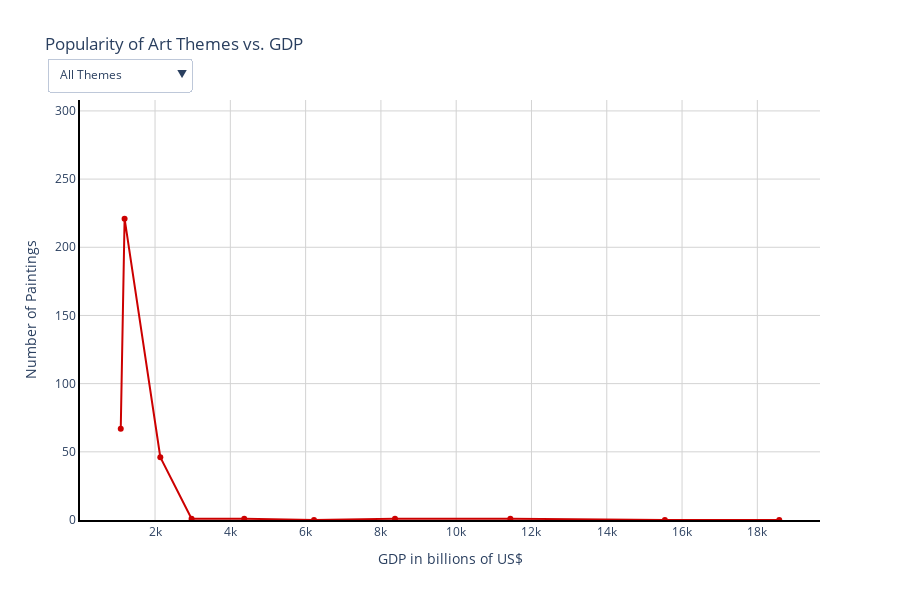

The notebook cell this image was saved under:
### Markdown cell above
The interactive graph is shown below

### Code cell
art_themes = art_themes_list
GDP_by_decade = GDP_list
paintings_data = array_ordered

# Function to generate high-contrast colors
def generate_colors(n):
    colors = []
    for i in range(n):
        hue = (i * 137.5) % 360  # Spread colors around the HSL wheel
        rgb = colorsys.hls_to_rgb(hue / 360, 0.4, 1.0)  # Ensure mid-brightness
        hex_color = "#{:02x}{:02x}{:02x}".format(
            int(rgb[0] * 255), int(rgb[1] * 255), int(rgb[2] * 255)
        )
        colors.append(hex_color)
    return colors

# Generate a color list with good contrast
colors = generate_colors(len(art_themes))

# Calculate the average effect of GDP on paintings
average_paintings = np.mean(paintings_data, axis=1)

# Initialize figure
fig = go.Figure()

# Add traces for each art theme
for i, theme in enumerate(art_themes):
    fig.add_trace(
        go.Scatter(
            x=GDP_by_decade,
            y=paintings_data[:, i],
            name=theme,
            visible=(i == 0),
            line=dict(color=colors[i])
        )
    )

# Add a trace for the average effect (initially hidden)
fig.add_trace(
    go.Scatter(
        x=GDP_by_decade,
        y=average_paintings,
        name="Average Effect",
        visible=False,  # Initially hidden
        line=dict(color="black", width=3, dash="dashdot")  # Black dashed line
    )
)

# Create dropdown menu options
dropdown_options = [
    {
        "label": "All Themes",
        "method": "update",
        "args": [
            {"visible": [True] * len(art_themes) + [False]},  # Show all themes, hide average
            {"title": "Popularity of All Art Themes vs. GDP"}
        ]
    },
    {
        "label": "Average Effect",
        "method": "update",
        "args": [
            {"visible": [False] * len(art_themes) + [True]},  # Hide all themes, show average
            {"title": "Average Effect of GDP on Number of Paintings"}
        ]
    }
]

# Add individual theme options
dropdown_options.extend([
    {
        "label": theme,
        "method": "update",
        "args": [
            {"visible": [j == i for j in range(len(art_themes))] + [False]},  # Show only selected theme, hide average
            {"title": f"Popularity of {theme} vs. GDP"}
        ]
    }
    for i, theme in enumerate(art_themes)
])

# Apply layout fixes (White background, black y-axis, dark gray x-axis)
fig.update_layout(
    width=900, 
    height=600, 
    paper_bgcolor="rgba(0,0,0,0)",  
    plot_bgcolor="rgba(0,0,0,0)",
    xaxis=dict(
        showgrid=True,
        gridcolor="lightgray",
        showline=True,
        linecolor="black",
        linewidth=2,
    ),
    yaxis=dict(
        showgrid=True,
        gridcolor="lightgray",
        showline=True, 
        linecolor="black",  
        linewidth=2, 
        range=[0, np.max(paintings_data)],
    ),
    updatemenus=[
        {
            "buttons": dropdown_options,
            "direction": "down",
            "showactive": True,
            "x": 0.15,  
            "y": 1.1
        }
    ],
    title="Popularity of Art Themes vs. GDP",
    xaxis_title="GDP in billions of US$",
    yaxis_title="Number of Paintings",
)

# Display the figure
fig.show()

# Save as an interactive HTML file
pio.write_html(fig, "../../website/figures/interactive_plot.html")

### Figure 1 — Plotly figure (JSON) as saved in the notebook; plotly's stock layout.template omitted (floating-point values rounded to 4 significant figures)
{"data": [{"line": {"color": "#cc0000"}, "name": "Animals", "type": "scatter", "visible": true, "x": [1089, 1191, 2140, 2970, 4369, 6223, 8374, 11439, 15544, 18582], "y": [67, 221, 46, 1, 1, 0, 1, 1, 0, 0]}, {"line": {"color": "#00cc3b"}, "name": "Architecture", "type": "scatter", "visible": false, "x": [1089, 1191, 2140, 2970, 4369, 6223, 8374, 11439, 15544, 18582], "y": [156, 308, 85, 8, 1, 4, 0, 2, 2, 0]}, {"line": {"color": "#7600cc"}, "name": "Botanical study", "type": "scatter", "visible": false, "x": [1089, 1191, 2140, 2970, 4369, 6223, 8374, 11439, 15544, 18582], "y": [152, 269, 17, 0, 0, 0, 0, 0, 0, 0]}, {"line": {"color": "#ccb200"}, "name": "Cityscapes", "type": "scatter", "visible": false, "x": [1089, 1191, 2140, 2970, 4369, 6223, 8374, 11439, 15544, 18582], "y": [52, 135, 29, 0, 0, 2, 0, 0, 0, 0]}, {"line": {"color": "#00a9cc"}, "name": "Clothing and dress", "type": "scatter", "visible": false, "x": [1089, 1191, 2140, 2970, 4369, 6223, 8374, 11439, 15544, 18582], "y": [33, 68, 28, 1, 1, 0, 5, 0, 1, 0]}, {"line": {"color": "#cc006e"}, "name": "Domestic", "type": "scatter", "visible": false, "x": [1089, 1191, 2140, 2970, 4369, 6223, 8374, 11439, 15544, 18582], "y": [42, 82, 42, 5, 1, 0, 0, 2, 0, 0]}, {"line": {"color": "#32cc00"}, "name": "Dress accessories", "type": "scatter", "visible": false, "x": [1089, 1191, 2140, 2970, 4369, 6223, 8374, 11439, 15544, 18582], "y": [32, 59, 14, 0, 2, 1, 5, 0, 1, 0]}, {"line": {"color": "#0800cc"}, "name": "Figure female", "type": "scatter", "visible": false, "x": [1089, 1191, 2140, 2970, 4369, 6223, 8374, 11439, 15544, 18582], "y": [73, 100, 28, 0, 0, 0, 0, 0, 0, 0]}, {"line": {"color": "#cc4400"}, "name": "Figure group", "type": "scatter", "visible": false, "x": [1089, 1191, 2140, 2970, 4369, 6223, 8374, 11439, 15544, 18582], "y": [108, 200, 72, 4, 4, 2, 0, 0, 2, 0]}, {"line": {"color": "#00cc7f"}, "name": "Figure male", "type": "scatter", "visible": false, "x": [1089, 1191, 2140, 2970, 4369, 6223, 8374, 11439, 15544, 18582], "y": [39, 68, 82, 1, 2, 0, 1, 0, 1, 0]}, {"line": {"color": "#ba00cc"}, "name": "Horses", "type": "scatter", "visible": false, "x": [1089, 1191, 2140, 2970, 4369, 6223, 8374, 11439, 15544, 18582], "y": [18, 74, 13, 0, 0, 0, 0, 0, 0, 0]}, {"line": {"color": "#a1cc00"}, "name": "Landscapes", "type": "scatter", "visible": false, "x": [1089, 1191, 2140, 2970, 4369, 6223, 8374, 11439, 15544, 18582], "y": [200, 305, 93, 5, 3, 2, 0, 1, 1, 0]}, {"line": {"color": "#0065cc"}, "name": "Men", "type": "scatter", "visible": false, "x": [1089, 1191, 2140, 2970, 4369, 6223, 8374, 11439, 15544, 18582], "y": [62, 157, 29, 2, 4, 0, 20, 0, 3, 0]}, {"line": {"color": "#cc002a"}, "name": "Mountains", "type": "scatter", "visible": false, "x": [1089, 1191, 2140, 2970, 4369, 6223, 8374, 11439, 15544, 18582], "y": [26, 55, 13, 1, 0, 0, 0, 0, 1, 0]}, {"line": {"color": "#00cc11"}, "name": "Nudity", "type": "scatter", "visible": false, "x": [1089, 1191, 2140, 2970, 4369, 6223, 8374, 11439, 15544, 18582], "y": [43, 80, 7, 0, 0, 0, 0, 0, 0, 0]}, {"line": {"color": "#4c00cc"}, "name": "Occupations", "type": "scatter", "visible": false, "x": [1089, 1191, 2140, 2970, 4369, 6223, 8374, 11439, 15544, 18582], "y": [69, 138, 82, 2, 2, 1, 1, 1, 0, 0]}, {"line": {"color": "#cc8800"}, "name": "Portraits", "type": "scatter", "visible": false, "x": [1089, 1191, 2140, 2970, 4369, 6223, 8374, 11439, 15544, 18582], "y": [88, 169, 23, 4, 4, 1, 31, 0, 3, 1]}, {"line": {"color": "#00ccc3"}, "name": "Religion", "type": "scatter", "visible": false, "x": [1089, 1191, 2140, 2970, 4369, 6223, 8374, 11439, 15544, 18582], "y": [40, 76, 14, 3, 0, 0, 0, 0, 0, 1]}, {"line": {"color": "#cc0098"}, "name": "Trees", "type": "scatter", "visible": false, "x": [1089, 1191, 2140, 2970, 4369, 6223, 8374, 11439, 15544, 18582], "y": [34, 65, 9, 1, 0, 0, 0, 0, 0, 0]}, {"line": {"color": "#5dcc00"}, "name": "Women", "type": "scatter", "visible": false, "x": [1089, 1191, 2140, 2970, 4369, 6223, 8374, 11439, 15544, 18582], "y": [47, 66, 16, 2, 0, 2, 14, 0, 0, 0]}, {"line": {"color": "black", "dash": "dashdot", "width": 3}, "name": "Average Effect", "type": "scatter", "visible": false, "x": [1089, 1191, 2140, 2970, 4369, 6223, 8374, 11439, 15544, 18582], "y": [69.05, 134.8, 37.1, 2.0, 1.25, 0.75, 3.9, 0.35, 0.75, 0.1]}], "layout": {"height": 600, "paper_bgcolor": "rgba(0,0,0,0)", "plot_bgcolor": "rgba(0,0,0,0)", "title": {"text": "Popularity of Art Themes vs. GDP"}, "updatemenus": [{"buttons": [{"args": [{"visible": [true, true, true, true, true, true, true, true, true, true, true, true, true, true, true, true, true, true, true, true, false]}, {"title": "Popularity of All Art Themes vs. GDP"}], "label": "All Themes", "method": "update"}, {"args": [{"visible": [false, false, false, false, false, false, false, false, false, false, false, false, false, false, false, false, false, false, false, false, true]}, {"title": "Average Effect of GDP on Number of Paintings"}], "label": "Average Effect", "method": "update"}, {"args": [{"visible": [true, false, false, false, false, false, false, false, false, false, false, false, false, false, false, false, false, false, false, false, false]}, {"title": "Popularity of Animals vs. GDP"}], "label": "Animals", "method": "update"}, {"args": [{"visible": [false, true, false, false, false, false, false, false, false, false, false, false, false, false, false, false, false, false, false, false, false]}, {"title": "Popularity of Architecture vs. GDP"}], "label": "Architecture", "method": "update"}, {"args": [{"visible": [false, false, true, false, false, false, false, false, false, false, false, false, false, false, false, false, false, false, false, false, false]}, {"title": "Popularity of Botanical study vs. GDP"}], "label": "Botanical study", "method": "update"}, {"args": [{"visible": [false, false, false, true, false, false, false, false, false, false, false, false, false, false, false, false, false, false, false, false, false]}, {"title": "Popularity of Cityscapes vs. GDP"}], "label": "Cityscapes", "method": "update"}, {"args": [{"visible": [false, false, false, false, true, false, false, false, false, false, false, false, false, false, false, false, false, false, false, false, false]}, {"title": "Popularity of Clothing and dress vs. GDP"}], "label": "Clothing and dress", "method": "update"}, {"args": [{"visible": [false, false, false, false, false, true, false, false, false, false, false, false, false, false, false, false, false, false, false, false, false]}, {"title": "Popularity of Domestic vs. GDP"}], "label": "Domestic", "method": "update"}, {"args": [{"visible": [false, false, false, false, false, false, true, false, false, false, false, false, false, false, false, false, false, false, false, false, false]}, {"title": "Popularity of Dress accessories vs. GDP"}], "label": "Dress accessories", "method": "update"}, {"args": [{"visible": [false, false, false, false, false, false, false, true, false, false, false, false, false, false, false, false, false, false, false, false, false]}, {"title": "Popularity of Figure female vs. GDP"}], "label": "Figure female", "method": "update"}, {"args": [{"visible": [false, false, false, false, false, false, false, false, true, false, false, false, false, false, false, false, false, false, false, false, false]}, {"title": "Popularity of Figure group vs. GDP"}], "label": "Figure group", "method": "update"}, {"args": [{"visible": [false, false, false, false, false, false, false, false, false, true, false, false, false, false, false, false, false, false, false, false, false]}, {"title": "Popularity of Figure male vs. GDP"}], "label": "Figure male", "method": "update"}, {"args": [{"visible": [false, false, false, false, false, false, false, false, false, false, true, false, false, false, false, false, false, false, false, false, false]}, {"title": "Popularity of Horses vs. GDP"}], "label": "Horses", "method": "update"}, {"args": [{"visible": [false, false, false, false, false, false, false, false, false, false, false, true, false, false, false, false, false, false, false, false, false]}, {"title": "Popularity of Landscapes vs. GDP"}], "label": "Landscapes", "method": "update"}, {"args": [{"visible": [false, false, false, false, false, false, false, false, false, false, false, false, true, false, false, false, false, false, false, false, false]}, {"title": "Popularity of Men vs. GDP"}], "label": "Men", "method": "update"}, {"args": [{"visible": [false, false, false, false, false, false, false, false, false, false, false, false, false, true, false, false, false, false, false, false, false]}, {"title": "Popularity of Mountains vs. GDP"}], "label": "Mountains", "method": "update"}, {"args": [{"visible": [false, false, false, false, false, false, false, false, false, false, false, false, false, false, true, false, false, false, false, false, false]}, {"title": "Popularity of Nudity vs. GDP"}], "label": "Nudity", "method": "update"}, {"args": [{"visible": [false, false, false, false, false, false, false, false, false, false, false, false, false, false, false, true, false, false, false, false, false]}, {"title": "Popularity of Occupations vs. GDP"}], "label": "Occupations", "method": "update"}, {"args": [{"visible": [false, false, false, false, false, false, false, false, false, false, false, false, false, false, false, false, true, false, false, false, false]}, {"title": "Popularity of Portraits vs. GDP"}], "label": "Portraits", "method": "update"}, {"args": [{"visible": [false, false, false, false, false, false, false, false, false, false, false, false, false, false, false, false, false, true, false, false, false]}, {"title": "Popularity of Religion vs. GDP"}], "label": "Religion", "method": "update"}, {"args": [{"visible": [false, false, false, false, false, false, false, false, false, false, false, false, false, false, false, false, false, false, true, false, false]}, {"title": "Popularity of Trees vs. GDP"}], "label": "Trees", "method": "update"}, {"args": [{"visible": [false, false, false, false, false, false, false, false, false, false, false, false, false, false, false, false, false, false, false, true, false]}, {"title": "Popularity of Women vs. GDP"}], "label": "Women", "method": "update"}], "direction": "down", "showactive": true, "x": 0.15, "y": 1.1}], "width": 900, "xaxis": {"gridcolor": "lightgray", "linecolor": "black", "linewidth": 2, "showgrid": true, "showline": true, "title": {"text": "GDP in billions of US$"}}, "yaxis": {"gridcolor": "lightgray", "linecolor": "black", "linewidth": 2, "range": [0, 308], "showgrid": true, "showline": true, "title": {"text": "Number of Paintings"}}}}
